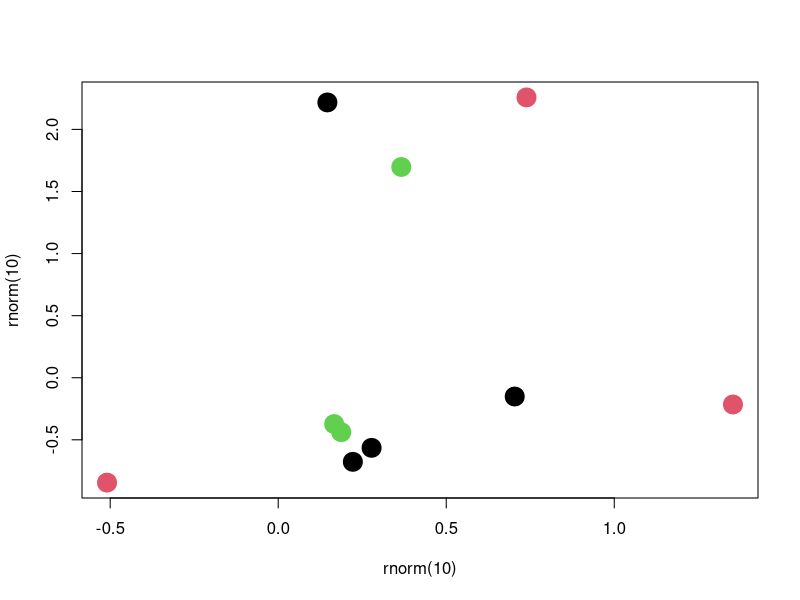

Write the R code that produced this figure.
# The default colors suck (col 1, 2, 3 black, red, green)
plot(rnorm(10), rnorm(10), col = c(1,2,3), pch = 19, lwd = 12)

# colors are not always obvious
# heat.colors() red low, white high
# topo.colors() blue low, green high

# grDevices
# names and numbers of colors
colors()

# colorRamp 
pal <- colorRamp(c("red", "blue"))
# first extreme; red
pal(0)
pal(1)
# in the middle
pal(.5)

# you can pass a sequence to pal
pal(seq(0,1, len = 10))

# colorRampPalette is similar, but takes integer arguments, returning a character vector in hexadecimal
pal <- colorRampPalette(c("red", "yellow"))
pal(2)
# 10 characters vectors between red and yellow
pal(10)

